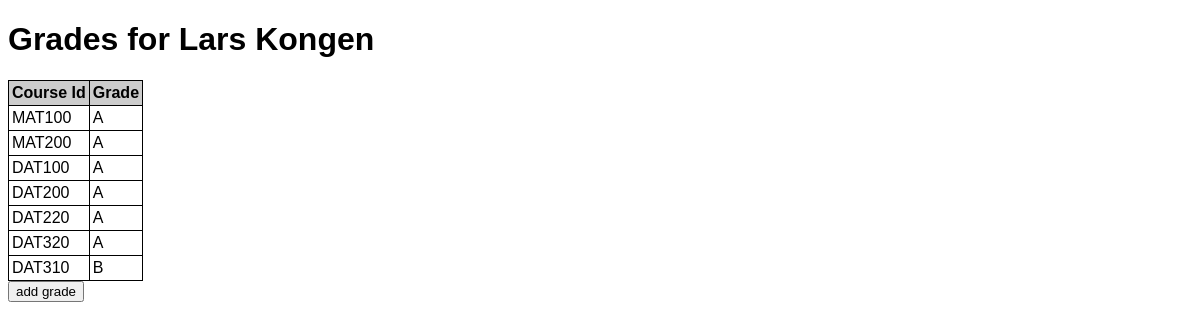
Page /student/333333 on the committed database.
### tables this page shows
CREATE TABLE students (
                                student_no INTEGER UNIQUE NOT NULL,
                                name TEXT NOT NULL
                            );

CREATE TABLE grades (
                                id INTEGER PRIMARY KEY,
                                student_no INTEGER NOT NULL,
                                course_id TEXT NOT NULL,
                                grade TEXT NOT NULL,
                                FOREIGN KEY (student_no) REFERENCES students (student_no),
                                FOREIGN KEY (course_id) REFERENCES courses (id)
                            );

### app.py (the view)
@app.route("/student/<student_no>")
def studpage(student_no):
    db=get_db()
    return render_template("student.html",
                           student_no=student_no,
                           name=set.get_name(db,student_no),
                           grades=set.get_grades_by_student(db,student_no))

### app.py (called while the page is built)
def get_db():
    if not hasattr(g, "_database"):
        print("create connection")
        g._database = sqlite3.connect(DATABASE)
    return g._database

@app.teardown_appcontext
def teardown_db(error):
    db = getattr(g, '_database', None)
    if db is not None:
        print("close connection")
        db.close()

### setup_db.py (called while the page is built)
def get_name(conn,student_no):
    cur = conn.cursor()
    cur.execute("SELECT name FROM students WHERE student_no=?",(student_no,))
    return cur.fetchone()[0]

def get_grades_by_student(conn,student_no):
    cur = conn.cursor()
    cur.execute("SELECT course_id,grade FROM grades WHERE student_no=? ORDER BY grade ASC",(student_no,))
    grades = []
    for (id,grade) in cur:
        grades.append({
            "course_id": id,
            "grade": grade
            })
    return grades

### templates/student.html (shortened to what this page needs)
{% extends "base.html" %}
{% block content %}
<h1>Grades for {{name}}</h1>
<table>
    <thead>
        <tr>
            <th>Course Id</th>
            <th>Grade</th>
        </tr>
    </thead>
    <tbody>
{% for grade in grades %}
<tr>
    <td>{{grade.course_id}} </td>
    <td> {{grade.grade}}</td>
</tr>
{% endfor %}
</tbody>
</table>
<form action="/add_grade" method="get">
<input type="submit" value="add grade">
</form>
{% endblock %}

### static/style.css (style rules this page uses)
* { font-family: Verdana, Arial, sans-serif; }
table { border-collapse: collapse; }
th { background-color: #cccccc; text-align: left; }
td, th { border: 1px solid black; padding: 3px; }

### rows in the picture
students: name "Lars Kongen"
grades: course_id "MAT100", grade "A"
grades: course_id "MAT200", grade "A"
grades: course_id "DAT100", grade "A"
grades: course_id "DAT200", grade "A"
grades: course_id "DAT220", grade "A"
grades: course_id "DAT320", grade "A"
grades: course_id "DAT310", grade "B"
